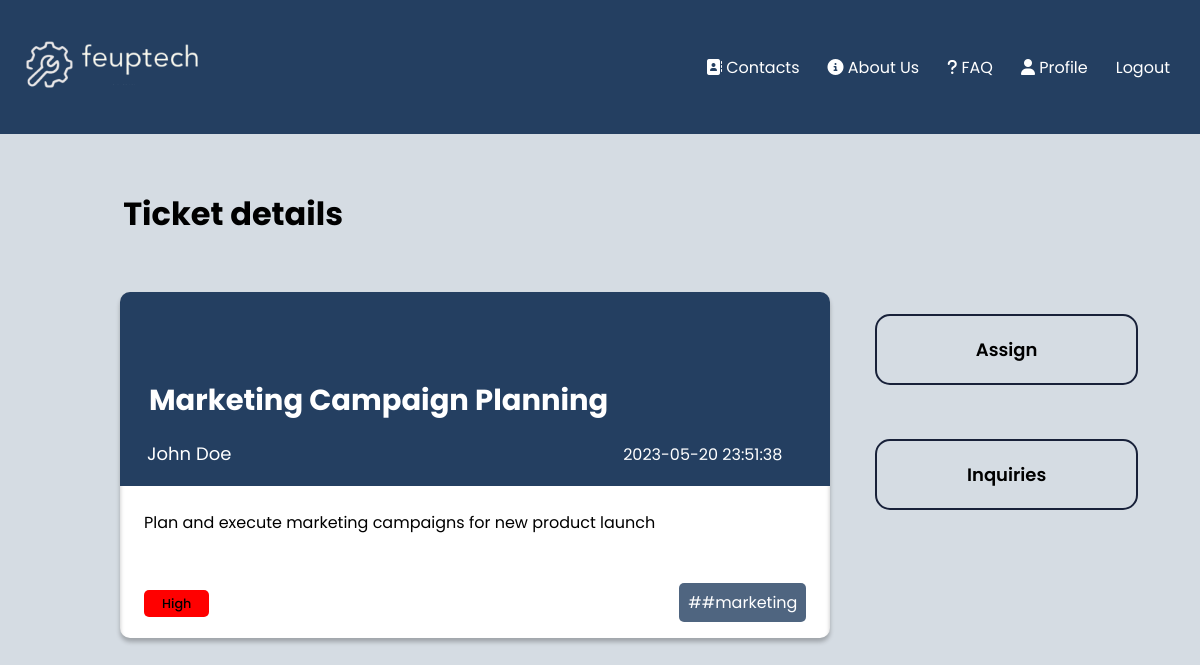
/pages/ticket_detail_user.php?ticket=1 (signed in), run on the app's committed database.
### tables this page shows
CREATE TABLE tickets(

    idTicket integer primary key AUTOINCREMENT,
    title text NOT NULL,
    description text,
    status text,
    idAgent text references Agents(idAgent),
    idClient text references Clients(idClient),
    department text references department(title),
    priority text,
    hashtag text,
    date datetime
);

CREATE TABLE users(
    idUser integer primary key AUTOINCREMENT,
    email text UNIQUE,
    name text NOT NULL,
    username text UNIQUE NOT NULL,
    password text NOT NULL
);

### pages/ticket_detail_user.php (called while the page is built, shortened)
<?php
    require_once(__DIR__ . '/../database/connection.db.php');
    include '../database/ticket.class.php';
    include '../database/user.class.php';
    include '../utils/session.php';
    include '../templates/tickets.tpl.php';
    include '../templates/ticket_detail.tpl.php';
    $session = new Session();
    $db = getDatabaseConnection();
    $user = User::getUserWithId($db, $session->getID());
    $ticket = $user->getTicketWithID($db, $_GET['ticket']);
    drawTicketDetail($db,$ticket, $user);
?>

### database/ticket.class.php (called while the page is built, shortened)
<?php
     class Ticket{
        public string $status;
        public string $priority;
        public function __construct(int $idTicket, string $title, string $status,
          string $description, string $department, string $priority, string $hashtag, string $date, string $idClient, int $idAgent){
            $this->idTicket = $idTicket;
            $this->title = $title;
            $this->status = $status;
            $this->description = $description;
            $this->priority = $priority;
            $this->hashtag = $hashtag;
            $this->date = $date;
            $this->idClient = $idClient;
        }
        public function getStatus(){
            return $this->status;
        }
        public function getPriority(){
            return $this->priority;
        }
    }
?>

### database/user.class.php (called while the page is built, shortened)
<?php
     class User{
        public string $name;
        public function __construct(int $id, string $email, string $name, string $username){
            $this->id = $id;
            $this->name = $name;
        }
        public function getName(){
            return $this->name;
        }
        public function getTicketWithID($db, $id){
            $stmt = $db->prepare('SELECT idTicket, date, title, status, description, department, priority, idClient, idAgent, hashtag FROM tickets WHERE idTicket = ?');
            $stmt->execute([$id]);
            $ticketRows = $stmt->fetchAll(PDO::FETCH_ASSOC);
            $row = $ticketRows[0];
            $ticket = new Ticket(
                $row['idTicket'],
                $row['title'],
                $row['status'],
                $row['description'],
                $row['department'],
                $row['priority'],
                strval($row['hashtag']),
                $row['date'],
                $row['idClient'],
                intval($row['idAgent']),
            );
            return $ticket;
        }
        static function getUserWithID(PDO $db, int $id) : ?User {
            $stmt = $db->prepare('
                SELECT u.idUser, u.email, u.name, u.username
                FROM users u JOIN admins a ON u.idUser = a.idAdmin
                WHERE u.idUser = ?');
            $stmt->execute(array($id));
            $row = $stmt->fetch(PDO::FETCH_ASSOC);
            $stmt = $db->prepare('
                SELECT u.idUser, u.email, u.name, u.username
                FROM users u JOIN agents a ON u.idUser = a.idAgent
                WHERE u.idUser = ?');
            $stmt->execute(array($id));;
            $row = $stmt->fetch(PDO::FETCH_ASSOC);
            if ($row !== false) {
                return new Agent($row['idUser'], $row['email'], $row['name'], $row['username']);
            }
            $stmt = $db->prepare('
                SELECT idUser, email, name, username
                FROM users
                WHERE idUser = ?');
            $stmt->execute(array($id));
            $row = $stmt->fetch(PDO::FETCH_ASSOC);
            if ($row !== false) {
                return new Client($row['idUser'],$row['email'], $row['name'], $row['username']);
            }
            return null;
            }
     }
?>

### utils/session.php (called while the page is built, shortened)
<?php
class Session{
      public function getID() : ?int {
        return isset($_SESSION['id']) ? $_SESSION['id'] : null;
      }
}
?>

### templates/ticket_detail.tpl.php (the view, shortened to what this page needs)
<?php function drawTicketDetail($db,Ticket $ticket, User $user) {
    $client = User::getUserWithId($db, $ticket->idClient);
    $name = "";
    if ($client) {
        $name = $client->getName();
    } else {
        $name = "Unknown User";
    }
    ?>
    <h1 class="details">Ticket details</h1>
        <main class = "all">
            <section class="box">
                <div class="content">
                    <h1 class="title"><?php echo $ticket->title ?></h1>
                    <div class ="try">
                        <h3 class="author"><?php echo $name?></h3>
                        <p class="date"><?php echo $ticket->date ?></p>
                    </div>
                </div>
                <p class="description"><?php echo $ticket->description ?></p>
                <div class = "end">
                    <p class="ticket-priority"><?php
                    $priority = $ticket->getPriority();
                    if ($priority === 'High') {
                              echo '<span class="high">' . $priority . '</span>';
                          } elseif ($priority === 'Medium') {
                              echo '<span class="medium">' . $priority . '</span>';
                          } elseif ($priority === 'Low') {
                              echo '<span class="low">' . $priority . '</span>';
                          }
                          ?></p>
                    <div class = "hashtags">
                        <p class="hashtag"><?php echo '#' . $ticket->hashtag ?></p>
                    </div>
                </div>
            </section>
            <section class="assign">
            <?php
            $status = $ticket->getStatus();
            if ($user->id !== $client->id && $status === 'Opened') {
                echo '<button class="button-assign role="button" id="button">Assign</button>';
            }
            ?>
            <br>
                <a href="../pages/inquiries.php?ticket=<?php echo urlencode($ticket->idTicket) ?>"><button class="button-assign" role="button">Inquiries</button></a>
            </section>
        </main>
    </body>
</html>
<?php } ?>

### css/tickets_style.css (style rules this page uses)
body { font-family: 'Poppins'; background-color: #D5DCE3; }
.box { width: 100%; max-width: 1150px; margin: 5% auto; background-color: white; border-radius: 10px; display: flex; flex-direction: column; }
.ticket-priority { font-weight: 500; margin-right: 10px; }
.high { background-color: red; padding: 5px 18px; border-radius: 5px; font-size: 0.8em; }

### css/tickets_all.css (style rules this page uses)
body { font-family: 'Poppins'; background-color: #D5DCE3 }
h1 { margin-top: 3em; margin-left: 1.5em; }

### css/ticketsDetail_style.css (style rules this page uses)
body { font-family: 'Poppins'; background-color: #D5DCE3; }
.box { width: 60%; max-width: 1150px; margin-left: 7em; margin-top: 2em; margin-right: 0; background-color: white; border-radius: 10px; display: flex; flex-direction: column; box-shadow: 0px 4px 4px rgba(0, 0, 0, 0.25), inset 0px 4px 4px rgba(0, 0, 0, 0.25); }
.details { margin-top: 2em; margin-left: 3.6em; }
.all { display: flex; flex-direction: row; height: 100%; }
.button-assign { appearance: none; background-color: transparent; border: 2px solid #182139; border-radius: 15px; box-sizing: border-box; color: black; cursor: pointer; display: inline-block; font-size: 18px; font-weight: 600; font-family: 'Poppins'; line-height: normal; margin: 0; margin-top: 3em; min-height: 60px; min-width: 0; outline: none; padding: 20px 90px; text-align: center; text-decoration: none; transition: all 300ms cubic-bezier(.23, 1, 0.32, 1); user-select: none; -webkit-user-select: none; touch-action: manipulation; will-change: transform; width: 100%; align-self: start; }
.assign { margin-left: 45px; }
.title { margin-left: 1em; font-size: 29px; margin-bottom: 0em; }
.author { margin-left: 1.5em; font-weight: 400; font-size: large; }
.box p { margin-left: 1.5em; }
.date { position: relative; bottom: 2.7em; text-align: end; margin-right: 3em; }
.try { margin-bottom: -2.5em; }
.content { background-color: #243f61; color: white; border-radius: 10px 10px 0px 0px; }
.description { margin-bottom: 0; margin-top: 1.5em; margin-right: 1.5em; }
.end { display: flex; flex-direction: row; justify-content: space-between; align-items: center; margin-top: 2em; margin-right: 1.5em; }
.hashtags { display: flex; flex-wrap: wrap; gap: 0.5em; }
.hashtag { background-color: rgba(36, 63, 97, .8); padding: 7px 9px; color: white; border-radius: 5px; }

### data on the page
tickets: title "Marketing Campaign Planning", date "2023-05-20 23:51:38", description "Plan and execute marketing campaigns for new product launch", priority "High", hashtag "#marketing"
users: name "John Doe"
